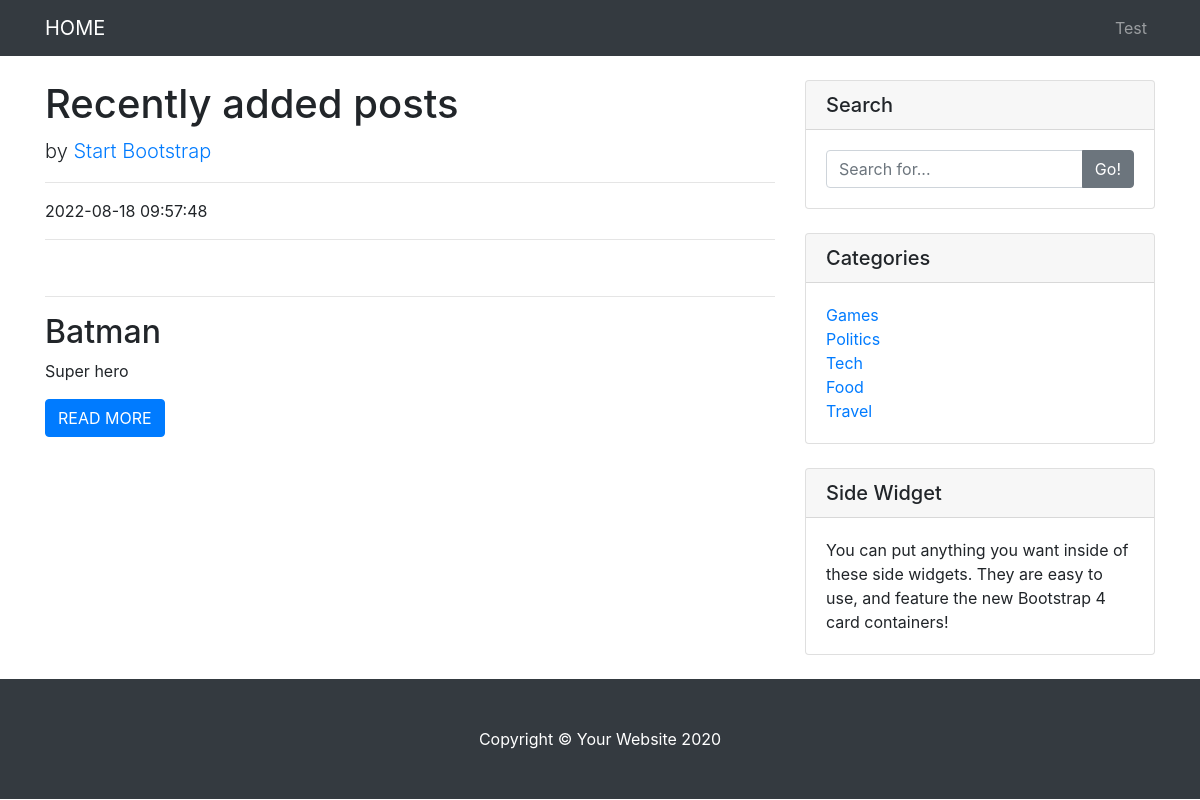
The page /categoryposts.php?id=1 on the database its author committed.
### tables this page shows
CREATE TABLE `post` (
  `id` int(11) NOT NULL,
  `image` varchar(20) NOT NULL,
  `title` varchar(50) NOT NULL,
  `description` varchar(255) NOT NULL,
  `content` text NOT NULL,
  `created_at` timestamp NOT NULL DEFAULT current_timestamp() ON UPDATE current_timestamp(),
  `category_id` int(11) NOT NULL
);

CREATE TABLE `category` (
  `id` int(11) NOT NULL,
  `name` varchar(20) NOT NULL,
  `created_at` timestamp NOT NULL DEFAULT current_timestamp() ON UPDATE current_timestamp()
);

### categoryposts.php (the view, shortened to what this page needs)
<?php
require_once "./database.php";
$cat_id = $_GET['id'];
$catquerry = "SELECT * FROM post WHERE category_id = $cat_id";
$catresult = mysqli_query($connection, $catquerry);
if (mysqli_num_rows($catresult) > 0) {
  while ($row = mysqli_fetch_assoc($catresult)) {
    $catres[] = $row;
  }
}
?>
<!DOCTYPE html>
<html lang="en">
<head>
  <?php
  require_once('./common/common-header.php');
  ?>
</head>
<body>
  <?php
  require_once('./common/header.php');
  ?>
  <div class="container">
    <div class="row">
      <div class="col-lg-8">
        <h1 class="mt-4">Recently added posts</h1>
        <?php
        if (!empty($catres)) {
          foreach ($catres as $record) {
        ?>
            <div class="posts">
              <p class="lead">
                by
                <a href="#">Start Bootstrap</a>
              </p>
              <hr>
              <p><?php echo $record['created_at'] ?></p>
              <hr>
              <hr>
              <h2><?php echo $record['title']; ?></h2>
              <p> <?php echo $record['description'];  ?> </p>
              <a type="button" class="btn btn-primary" href="./readmore.php?id=<?php echo $record['id']; ?>"> READ MORE </a>
            </div>
        <?php
          }
        } else {
          echo "<h3 class='mt-3' > Nothing related found </h3>";
        } ?>
      </div>
      <?php
      require_once('./common/sidebar.php');
      ?>
    </div>
  </div>
  <?php
  require_once('common/footer.php')
  ?>
</body>
</html>

### common/sidebar.php
<?php
require_once "./database.php";
$sql = "SELECT * FROM category";
$result = mysqli_query($connection, $sql);
if (mysqli_num_rows($result) > 0) {
  while ($row = mysqli_fetch_assoc($result)) {
    $cat[] = $row;
  }
}
?>
<div class="col-md-4">
  <div class="card my-4">
    <h5 class="card-header">Search</h5>
    <div class="card-body">
      <form action="search.php" method="GET">
        <div class="input-group">
          <input type="text" name="search" id="search" class="form-control" placeholder="Search for...">
          <span class="input-group-append">
            <button class="btn btn-secondary" type="submit" name="" id="searchButton" type="button">Go!</button>
          </span>
        </div>
      </form>
    </div>
  </div>
  <div class="card my-4">
    <h5 class="card-header">Categories</h5>
    <div class="card-body">
      <div class="row">
        <div class="col-lg-6">
          <ul class="list-unstyled mb-0">
            <?php
            foreach ($cat as $main) { ?>
              <li>
                <a href="./categoryposts.php?id=<?php echo $main['id']; ?>"><?php echo $main['name']; ?></a>
              </li>
            <?php } ?>
          </ul>
        </div>
      </div>
    </div>
  </div>
  <div class="card my-4">
    <h5 class="card-header">Side Widget</h5>
    <div class="card-body">
      You can put anything you want inside of these side widgets. They are easy to use, and feature the new Bootstrap 4 card containers!
    </div>
  </div>
</div>

### css/blog-post.css (style rules this page uses)
body { padding-top: 56px; }
.posts { margin-bottom: 1em; }

### rows shown on the page
post: created_at "2022-08-18 09:57:48", title "Batman", description "Super hero"
category: name "Games"
category: name "Politics"
category: name "Tech"
category: name "Food"
category: name "Travel"
